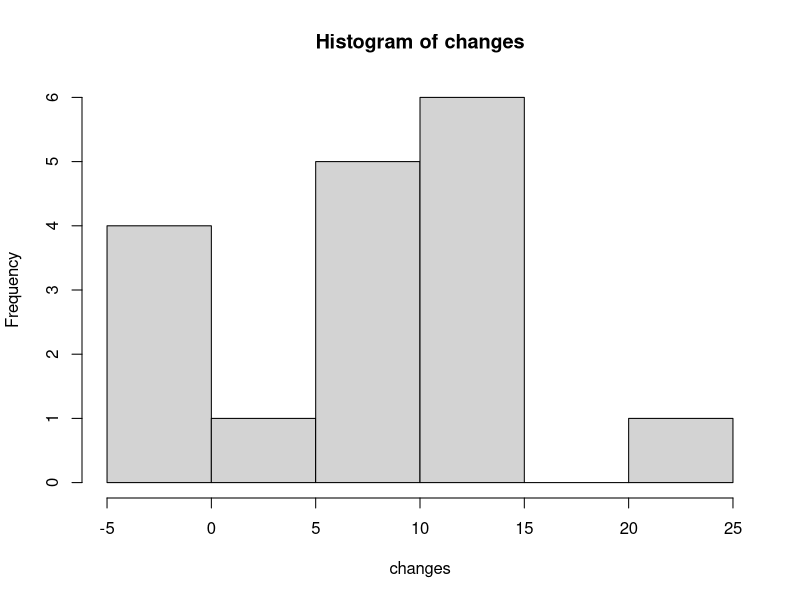

R code for this plot: (Note: this script raises an error after producing the figure.)




## CHAPTER 4 
#Question 4.17 b>
pnorm (0.98)#z<0.98,z value
#Question 4.23 
pnorm(1) #SAT
pnorm(1.7) #ACT

#Question 4.37
pnorm(-abs(3))

#Question 5.24
#a Verifying 
changes<-c(11,11,6,9,14,-3,0,7,22,-5,-4,13,13,9,4,6,11)
mean(changes)
sd(changes)
se<-sd(changes)/sqrt(17)
#c
t.test(changes)
hist(changes)

#Question 5.31
#a
lower<-4.089-(qt(0.995,2449)*(0.0290))#in qt we have to use 0.99+0.05 for 99 percent confidence interval
lower

upper<-4.089+(qt(0.995,2449)*(0.0290))
upper
#b
#i>Same as a but 95% interval
lower<-4.089-(qt(0.975,2449)*(0.0290))
lower
upper<-4.089+(qt(0.975,2449)*(0.0290))
upper
#ii>Changing n mean and using 99%
lower<-3.2-(qt(0.995,414)*(0.073))
lower
upper<-3.2+(qt(0.995,414)*(0.073))
upper

mean(student_survey$tv)
t.test(student_survey$tv)
table(student_survey$tv)
qt(0.995,414)



#Question 5.54
jewish<-c(0,1,1,1,1,2,2,2,2,2,2,3,4,4,4,50)#5 incorrectly recorded as 50
t.test(jewish)
sd(jewish)

qnorm(0.99,100,16)#finding z value given miu and sigma
1-pnorm(3)

#life and death
attach(Students)
life[life==1]
length(life[life==1])
prop.test(31,60)$conf.int

#confidence interval different then 
prop.test(680,1530,conf.level =0.975)$conf.int
